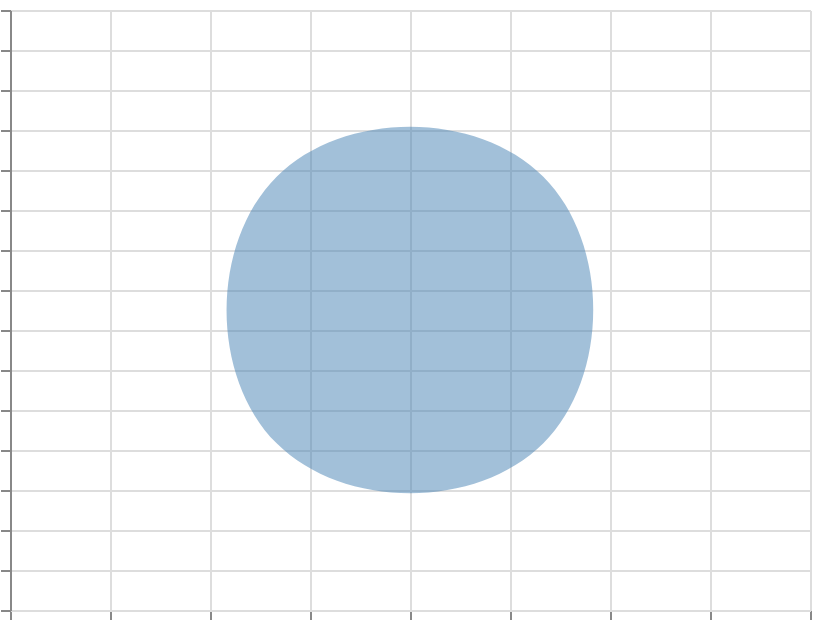

Write the Vega-Lite specification saved for this chart.
### Vega specification from a JSON file in a GitHub repository (floating-point values rounded to 4 significant figures)
{"$schema": "https://vega.github.io/schema/vega/v6.json", "width": 400, "height": 300, "padding": 5, "autosize": "none", "data": [{"name": "table", "values": [{"x": 100, "y": 50}, {"x": 300, "y": 50}, {"x": 300, "y": 250}, {"x": 100, "y": 250}]}], "scales": [{"name": "x", "type": "linear", "domain": [0, 400], "range": "width"}, {"name": "y", "type": "linear", "domain": [0, 300], "range": [{"signal": "height"}, 0]}], "marks": [{"type": "area", "from": {"data": "table"}, "encode": {"update": {"x": {"scale": "x", "field": "x"}, "y": {"scale": "y", "field": "y"}, "y2": {"scale": "y", "value": 0}, "fill": {"value": "steelblue"}, "fillOpacity": {"value": 0.5}, "interpolate": {"value": "basis-closed"}}}}], "axes": [{"scale": "x", "orient": "bottom", "grid": true, "labels": false}, {"scale": "y", "orient": "left", "grid": true, "labels": false}]}
